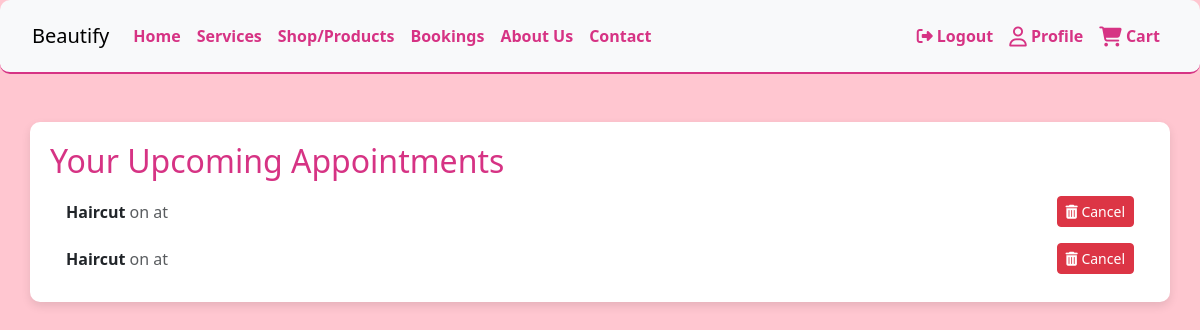
/bookings/ (signed in), run on an earlier commit of the app's database.
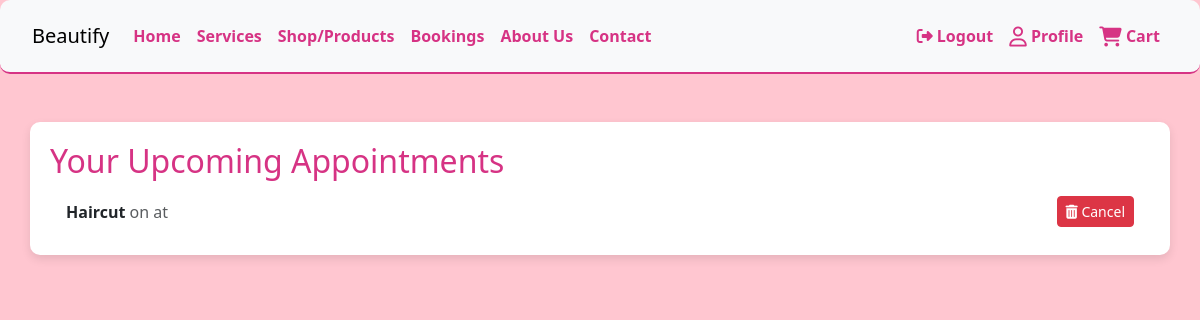
And on a later commit of the database.
### bookings/models.py (models this page shows, shortened)
class Appointment(models.Model):
    date = models.DateField()
    time = models.TimeField()
    user = models.ForeignKey(User, on_delete=models.CASCADE)
    service = models.ForeignKey(Service, on_delete=models.CASCADE)
    notes = models.TextField(blank=True, null=True)
    class Meta:
        ordering = ['date']

### services/models.py (models this page shows, shortened)
class Service(models.Model):
    category = models.ForeignKey(Category, on_delete=models.CASCADE, null=True)
    name = models.CharField(max_length=200)
    description = models.TextField(blank=True, default="")
    price = models.DecimalField(max_digits=10, decimal_places=2)
    duration = models.IntegerField(help_text="Duration in minutes", null=True, blank=True)
    image = models.ImageField(upload_to='services/', blank=True, default="default.jpg")
    special_offer = models.CharField(max_length=255, blank=True, null=True)

### bookings/views.py (the view)
# urls.py: path('', views.upcoming_appointments, name='upcoming_appointments'),
@login_required
def upcoming_appointments(request):
    appointments = Appointment.objects.filter(user=request.user).order_by('date')
    if request.method == 'POST':
        appointment_id = request.POST.get('appointment_id')
        appointment = get_object_or_404(Appointment, id=appointment_id, user=request.user)
        appointment.delete()
        messages.success(request, "Your appointment has been cancelled successfully!")
        return redirect('upcoming_appointments')
    return render(request, 'bookings/upcoming_appointments.html', {'appointments': appointments})

### bookings/templates/bookings/upcoming_appointments.html (shortened to what this page needs)
{% extends 'base.html' %}
{% block content %}
<div class="container mt-5">
    <h2>Your Upcoming Appointments</h2>
    {% if appointments %}
        <ul class="list-group">
            {% for appointment in appointments %}
                <li class="list-group-item d-flex justify-content-between align-items-center">
                    <div>
                        <strong>{{ appointment.service.name }}</strong>
                        <span class="text-muted">on {{ appointment.date|date:"F j, Y" }}</span>
                        <span class="text-muted">at {{appointment.time|time:"g:i a"}}</span>
                    </div>
                    <button class="btn btn-danger btn-sm cancel-btn" data-id="{{ appointment.id }}">
                        <i class="fa-solid fa-trash-alt"></i> Cancel
                    </button>
                </li>
            {% endfor %}
        </ul>
    {% else %}
        <p>You have no upcoming appointments.</p>
        <a class="btn btn-service btn-sm" href="{% url 'service_list' %}">
            <i class="fa-solid fa-magnifying-glass"></i> Browse Services
        </a>
    {% endif %}
</div>
{% endblock %}

### templates/base.html (shortened to what this page needs)
{% load static %}
<!doctype html>
<html lang="en">
  <head>
    {% block core_css %}
    <link href="https://cdn.jsdelivr.net/npm/bootstrap@5.3.3/dist/css/bootstrap.min.css" rel="stylesheet">
    <link rel="stylesheet" href="{% static 'css/styles.css' %}">
    {% endblock %}
  </head>
  <body>
    <header>
        <nav class="navbar navbar-expand-lg navbar-light bg-light py-3">
            <div class="container-fluid">
              <a class="navbar-brand" href="{% url 'home' %}">Beautify</a>
              <div class="collapse navbar-collapse" id="navbarSupportedContent">
                <ul class="navbar-nav me-auto mb-2 mb-lg-0">
                  <li class="nav-item">
                    <a class="nav-link {% if request.path == "/" %}active{% endif %}" aria-current="page" href="{% url 'home' %}">Home</a>
                  </li>
                  <li class="nav-item">
                    <a class="nav-link {% if request.path == "/services/" %}active{% endif %}" aria-current="page" href="{% url 'service_list' %}">Services</a>
                  </li>
                  <li class="nav-item">
                    <a class="nav-link" aria-current="page" href="#">Shop/Products</a>
                  </li>
                  <li class="nav-item">
                    <a class="nav-link" aria-current="page" href="{% url 'upcoming_appointments' %}">Bookings</a>
                  </li>
                  <li class="nav-item">
                    <a class="nav-link" aria-current="page" href="#">About Us</a>
                  </li>
                  <li class="nav-item">
                    <a class="nav-link" aria-current="page" href="#">Contact</a>
                  </li>
                </ul>
                <ul class="navbar-nav ml-auto">
                  {% if user.is_authenticated %}
                  <li class="nav-item">
                    <a class="nav-link {% if request.path == "/accounts/logout/" %}active{% endif %}" href="{% url 'account_logout'%}"><i class="fa-solid fa-right-from-bracket"></i> Logout</a>
                  </li>
                  <li class="nav-item">
                    <a class="nav-link" href="#"><i class="fa-regular fa-user fa-lg"></i> Profile</a>
                  </li>
                  <li class="nav-item">
                    <a class="nav-link" href="#"><i class="fas fa-shopping-cart fa-lg"></i> Cart</a>
                  </li>
                  {% endif %}
                </ul>
              </div>
            </div>
          </nav>
    </header>
    {% block content %}
    {% endblock  %}
  </body>
</html>

### static/css/styles.css (style rules this page uses)
body { background-color: rgba(255, 192, 203, 0.9) !important; }
.container { background-color: white; border-radius: 10px; box-shadow: 0 4px 10px rgba(0, 0, 0, 0.1); padding: 20px; }
h1, h2 { color: #d63384 !important; }
.list-group-item { border: none !important; }
.navbar { background-color: rgba(255, 192, 203, 0.9); border-bottom: 2px solid #d63384; border-radius: 10px; padding: 10px 20px; }
.navbar .nav-link { color: #d63384; font-weight: bold; border-radius: 5px; }

What changed in the data, as far as the page shows it:
removed Appointment: service.name "Haircut"
